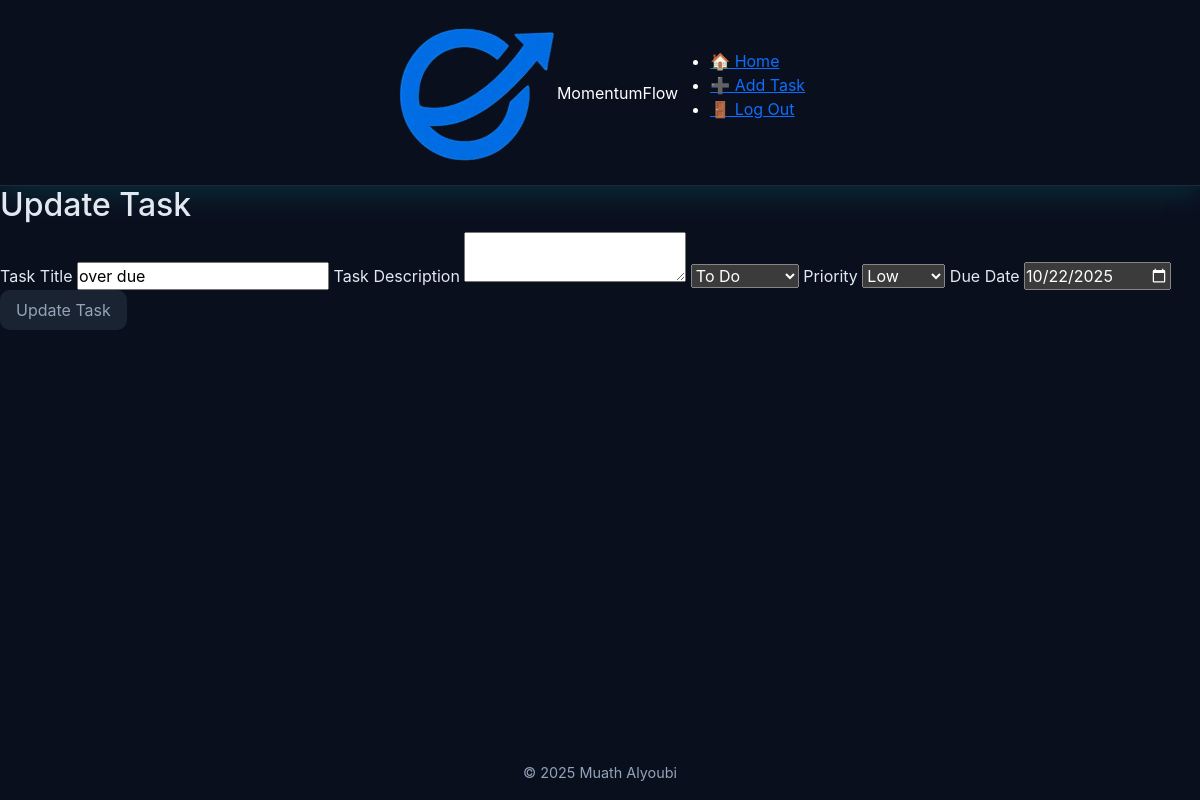
The app's page /149/edit (signed in) with its own data.
### tables this page shows
CREATE TABLE tasks(
                id INTEGER PRIMARY KEY AUTOINCREMENT NOT NULL,
                title TEXT NOT NULL,
                user_id INTEGER NOT NULL,
                description TEXT,
                status TEXT NOT NULL DEFAULT 'To Do',
                created_at TIMESTAMP DEFAULT CURRENT_TIMESTAMP, 
                priority TEXT NOT NULL, 
                due_date DATE, parent_id INTEGER DEFAULT NULL,  
                FOREIGN KEY (user_id) REFERENCES "users_old"(id) ON DELETE CASCADE
                );

### app.py (the view)
@app.route("/<int:id>/edit", methods=["GET", "POST"])
@login_required
def editTask(id):
    if request.method == "POST":
        title = request.form.get("title")
        if not title:
            return apology("must provide task", 400)
        description = request.form.get("description")
        if not description:
            description = ""
        priority = request.form.get("priority")
        if not priority:
            return apology("must spacify priority", 400)
        status =  request.form.get("status")
        if not status:
            return apology("must spacify status", 400)
        due_date = request.form.get("due_date")
        if not due_date:
            due_date = None
        update_task(id, title, description, status, priority, due_date)
        flash("Task updated!")
        return redirect("/")
    else:
        task = get_task_by_id(id)
        if len(task) != 1:
            return redirect(url_for("index", msg="not your task"))
        return render_template("edittask.html", task=task[0])

### db.py (called while the page is built)
def get_db():
    if "db" not in g:
        g.db = sqlite3.connect(
            DATABASE,
            detect_types=sqlite3.PARSE_DECLTYPES,
            check_same_thread=False
        )
        g.db.row_factory = sqlite3.Row
    return g.db

def get_task_by_id(task_id):
    db = get_db()
    return db.execute(
        f"SELECT * FROM tasks WHERE id = ? {ORDER}",
        (task_id,)).fetchall()

### helpers.py (called while the page is built)
def login_required(f):
    @wraps(f)
    def decorated_function(*args, **kwargs):
        if session.get("user_id") is None:
            return redirect(url_for('login', next=request.url))
        return f(*args, **kwargs)
    return decorated_function

### templates/edittask.html (shortened to what this page needs)
{% extends "layout.html" %}
{% block body %}
    <main>
        <section id="form" aria-labelledby="add-task-heading">
                <h2 id="add-task-heading">Update Task</h2>
                <form action="{{ url_for('editTask', id=task.id) }}" method="post">
                    <label for="task-title">Task Title</label>
                    <input autocomplete="off" autofocus name="title" type="text" id="task-title" value="{{ task.title }}" required>
                    <label for="task-desc">Task Description</label>
                    <textarea autocomplete="off" autofocus name="description" id="task-desc">{{ task.description }}</textarea>
                    <select name="status" id="task-status" required>
                        <option value="To Do" {% if task.status == 'To Do' %}selected{% endif %}>To Do</option>
                    </select>
                    <label for="task-priority">Priority</label>
                    <select name="priority" id="task-priority" value="{{ task.priority }}" required>
                        <option value="low" {% if task.priority == 'low' %}selected{% endif %}>Low</option>
                    </select>
                    <label for="due_date">Due Date</label>
                    <input autocomplete="off" autofocus name="due_date" type="date" id="due_date" value="{{ task.due_date }}">
                    <button type="submit">Update Task</button>
                </form>
            </section>
    </main>
{% endblock %}

### static/css/theme.css (style rules this page uses)
:root { --primaray-color: #00b4d8; --secondary-color: #0f172a; --accent-color: #0ea5e9; --success-color: #22c55e; --warning-color: #facc15; --danger-color: #ef4444; --general-color: #64748b; --back-main: #0a0f1e; --back-card: #273242; --back-nav: #0a1126; --back-button: #1A2332; --back-control: #132743; --backCol-todo: linear-gradient(135deg, #083b4f, #0f5670); --backCol-progress: linear-gradient(135deg, #6f5610, #9a6a12); --backCol-done: linear-gradient(135deg, #0d4b33, #177044); --border-todo: #3b82f6; --border-progress: #f59e0b; --border-done: #10b981; --border-form: #509fa2; --button-form: #368d90; --text-main: #e2e8f0; --text-light: #ffffff; --text-gray: #94a3b8; --border-color: #1e293b; --search-border: rgba(255,255,255,0.09); --shadow-strong: 0 8px 25px rgba(0, 255, 255, 0.12); --shadow-soft: 0 4px 10px rgba(0, 255, 255, 0.06); --shadow-title: 0 8px 25px rgba(0, 255, 255, 0.25); --radius-large: 14px; --radius-medium: 10px; --radius-small: 6px; --trans-fast: 0.2s ease-in-out; --trans-med: 0.4s ease-in-out; --primary-gradient: linear-gradient(145deg, #00b4d8, #0ea5e9); --nav-gradient: linear-gradient(145deg, #0a1126, #0f1b35); --card-gradient: linear-gradient(145deg, #0f172a, #1e293b); --back-update: #1E2F45; --update-border-hover: #2C3F58; --back-delete: #2A1E22; --delete-border-hover: #3A262B; --back-generate: #241E2C; --generate-border-hover: #31263C; --text-under-btn: #D6E0EA; --border-under-btn: #233040; --back-next-task: #0E3440; --next-task-border-hover: #104350; --back-summarize: #3D3112; --summarize-border-hover: #4A3C17; --back-refresh: #123826; --refresh-border-hover: #17482F; --back-selected: #1A2532; --border-selected: #00C3FF; }
* { margin: 0; padding: 0; box-sizing: border-box; }
html, body { font-family: "Inter", "Segoe UI", Roboto, sans-serif; background-color: var(--back-main); color: var(--text-main); margin: 0; height: 100%; display: flex; flex-direction: column; transition: background-color var(--trans-med); }
button { background-color: var(--back-button); color: var(--text-gray); border: 1px soft var(--border-color); border-radius: var(--radius-medium); padding: 0.5rem 1rem; cursor: pointer; transition: background-color var(--trans-fast), transform var(--trans-fast); }
input[type="date"], select { color-scheme: dark; }

### records on screen
tasks: title "over due", status "To Do", priority "Low", due_date "10/22/2025"
